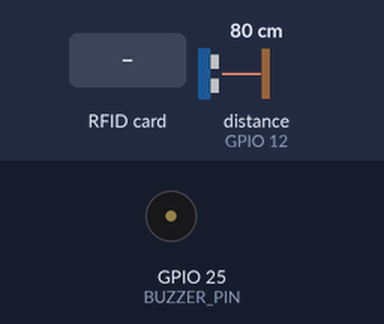
Recording of a sketch running on a simulated ESP32. Parts: buzzer (waves = sounding, pin HIGH). Inputs (shaded band) come from the test bench; at power-on: distance to the obstacle (sensor on GPIO 12) 80 cm. The echo pulse lasts 58.3 µs per cm; WiFi joins after 1.5 s; servers stay silent unless stated; uploads are accepted with an empty reply; pins used as bus, display or sensor lines are not drawn; what the sketch prints to the serial monitor is not drawn.

Above: at 17.7 s.
17.8 s: distance to the obstacle (sensor on GPIO 12) set to 45 cm
19.3 s: distance to the obstacle (sensor on GPIO 12) set to 37 cm
At 19.84 s:
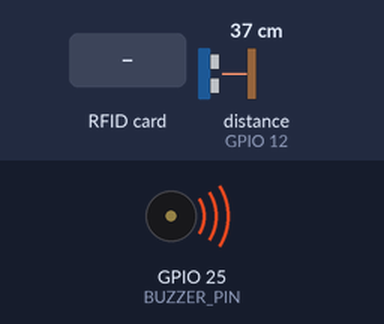
22.3 s: RFID card 32 62 66 FD 93 held to the reader
At 22.9 s:
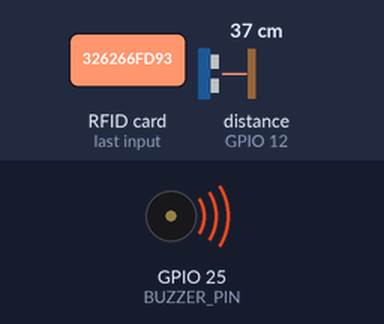
25.3 s: RFID card 00 B9 C9 60 held to the reader
28.3 s: RFID card 5E 7A 19 C4 held to the reader
Timing chart, 0 to 32.3 s (numbered marks = the images above; inputs shaded):
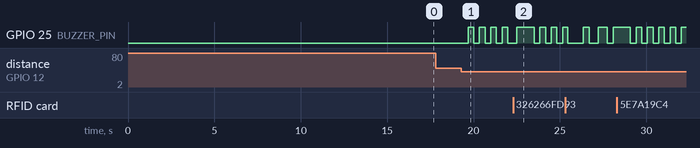

Measured:
- the behaviour switches between 41 and 40 cm on distance to the obstacle (sensor on GPIO 12) (found by bisection; images 0 and 1)
- after the input at 17.8 s, every drawn part: stays the same
- after the input at 19.3 s, GPIO 25 (BUZZER_PIN): alternates HIGH for 0.33 s and LOW for 0.33 s, starting after 0.39 s

The sketch:

alarm_system.ino
```cpp
#include <SPI.h>
#include <MFRC522.h>
#include <WiFi.h>
#include <HTTPClient.h>

//WiFi Credentials
const char* WIFI_SSID     = "RG-1001-1231";
const char* WIFI_PASSWORD = "326266fd93";

//Server URL
const char* SERVER_URL = "http://192.168.18.158:3000/event";
const char* COMMAND_URL = "http://192.168.18.158:3000/command";

//RFID Pins
#define SS_PIN   5
#define RST_PIN  21

//Ultrasonic Sensor Pins
#define TRIG_PIN 13
#define ECHO_PIN 12

//Buzzer Pin
#define BUZZER_PIN 25

//Alarm Settings
#define TRIGGER_DISTANCE 40
#define BEEP_INTERVAL    300
#define POST_INTERVAL    5000

//Authorised RFID UIDs
const byte AUTHORISED_CARDS[][4] = {
  { 0x00, 0xB9, 0xC9, 0x60 },
};
const int NUM_CARDS = sizeof(AUTHORISED_CARDS) / sizeof(AUTHORISED_CARDS[0]);

//State
bool alarmArmed     = true;
bool alarmTriggered = false;
unsigned long lastBeep = 0;
unsigned long lastPost = 0;

MFRC522 rfid(SS_PIN, RST_PIN);

// SERVER RECOVERY TRACKER

unsigned long lastServerCheck = 0;

// SERVER BOOT CHECK
bool waitForServer() {

  HTTPClient http;

  for (int i = 0; i < 10; i++) {

    http.begin(COMMAND_URL);
    int code = http.GET();
    http.end();

    if (code == 200) {
      Serial.println("Server ready!");
      return true;
    }

    Serial.println("Waiting for server...");
    delay(1000);
  }

  return false;
}

// =====================================================

void checkServerCommand() {

  HTTPClient http;
  http.begin(COMMAND_URL);

  int code = http.GET();

  if (code == 200) {

    String payload = http.getString();

    if (payload.indexOf("disarmed") > -1) {
      alarmArmed = false;
    }
    else if (payload.indexOf("armed") > -1) {
      alarmArmed = true;
    }
  }

  http.end();
}

long readDistance() {

  digitalWrite(TRIG_PIN, LOW);
  delayMicroseconds(2);
  digitalWrite(TRIG_PIN, HIGH);
  delayMicroseconds(10);
  digitalWrite(TRIG_PIN, LOW);

  long duration = pulseIn(ECHO_PIN, HIGH, 30000);

  if (duration == 0) return -1;

  return (duration / 2) / 29.1;
}

void soundAlarm() {

  unsigned long now = millis();

  if (now - lastBeep >= BEEP_INTERVAL) {
    digitalWrite(BUZZER_PIN, !digitalRead(BUZZER_PIN));
    lastBeep = now;
  }
}

void checkRFID() {

  if (!rfid.PICC_IsNewCardPresent()) return;
  if (!rfid.PICC_ReadCardSerial()) return;

  String uid = "";

  for (byte i = 0; i < rfid.uid.size; i++) {
    if (rfid.uid.uidByte[i] < 0x10) uid += "0";
    uid += String(rfid.uid.uidByte[i], HEX);
    if (i < rfid.uid.size - 1) uid += ":";
  }

  uid.toUpperCase();

  Serial.print("Card tapped: ");
  Serial.println(uid);

  if (isAuthorised(rfid.uid.uidByte, rfid.uid.size)) {

    alarmTriggered = false;
    digitalWrite(BUZZER_PIN, LOW);

    String newStatus = "toggle";

    Serial.println(">> RFID REQUEST TOGGLE");

    postEvent("rfid_tap", newStatus, -1, uid);

  } else {

    Serial.println(">> Unauthorised card — ignored");

    postEvent("rfid_tap", "unauthorised", -1, uid);
  }

  rfid.PICC_HaltA();
  rfid.PCD_StopCrypto1();

  delay(500);
}

bool isAuthorised(byte *uid, byte uidSize) {

  for (int i = 0; i < NUM_CARDS; i++) {

    bool match = true;

    for (byte b = 0; b < 4; b++) {
      if (uid[b] != AUTHORISED_CARDS[i][b]) {
        match = false;
        break;
      }
    }

    if (match) return true;
  }

  return false;
}

void postEvent(String type, String status, long distance, String cardUID) {

  if (WiFi.status() != WL_CONNECTED) return;

  HTTPClient http;
  http.begin(SERVER_URL);
  http.addHeader("Content-Type", "application/json");

  String body = "{";
  body += "\"type\":\"" + type + "\",";
  body += "\"status\":\"" + status + "\",";
  body += "\"distance\":" + String(distance);

  if (cardUID.length() > 0)
    body += ",\"cardUID\":\"" + cardUID + "\"";

  body += "}";

  int code = http.POST(body);

  if (code > 0) {
    Serial.print("POST -> HTTP ");
    Serial.println(code);
  } else {
    Serial.println("POST FAILED (no response from server)");
  }

  http.end();
}

// MAIN CODE

void setup() {

  Serial.begin(115200);

  pinMode(TRIG_PIN, OUTPUT);
  pinMode(ECHO_PIN, INPUT);
  pinMode(BUZZER_PIN, OUTPUT);

  WiFi.begin(WIFI_SSID, WIFI_PASSWORD);

  while (WiFi.status() != WL_CONNECTED) {
    delay(500);
    Serial.print(".");
  }

  Serial.println();
  Serial.print("Connected! IP: ");
  Serial.println(WiFi.localIP());

  //STABILITY DELAY
  delay(3000);

  SPI.begin();
  rfid.PCD_Init();

  // FIXED BOOT FLOW
  if (waitForServer()) {
    postEvent("status", "armed", -1, "");
  } else {
    Serial.println("Server not reachable on boot");
  }
}

void loop() {

  checkServerCommand();
  checkRFID();

  // SERVER RECOVERY LOOP
  if (millis() - lastServerCheck > 10000) {

    if (WiFi.status() == WL_CONNECTED) {

      HTTPClient http;
      http.begin(COMMAND_URL);

      int code = http.GET();

      if (code == 200) {
        Serial.println("Server reachable (loop check)");
      } else {
        Serial.println("Server NOT reachable");
      }

      http.end();
    }

    lastServerCheck = millis();
  }

  if (alarmArmed) {

    long distance = readDistance();

    if (millis() - lastPost >= POST_INTERVAL) {
      postEvent("distance", "armed", distance, "");
      lastPost = millis();
    }

    if (distance > 0 && distance <= TRIGGER_DISTANCE) {
      if (!alarmTriggered) {
        alarmTriggered = true;
        postEvent("intrusion", "armed", distance, "");
      }
    }

  } else {
    alarmTriggered = false;
    digitalWrite(BUZZER_PIN, LOW);
  }

  if (alarmTriggered) {
    soundAlarm();
  }

  delay(100);
}
```
